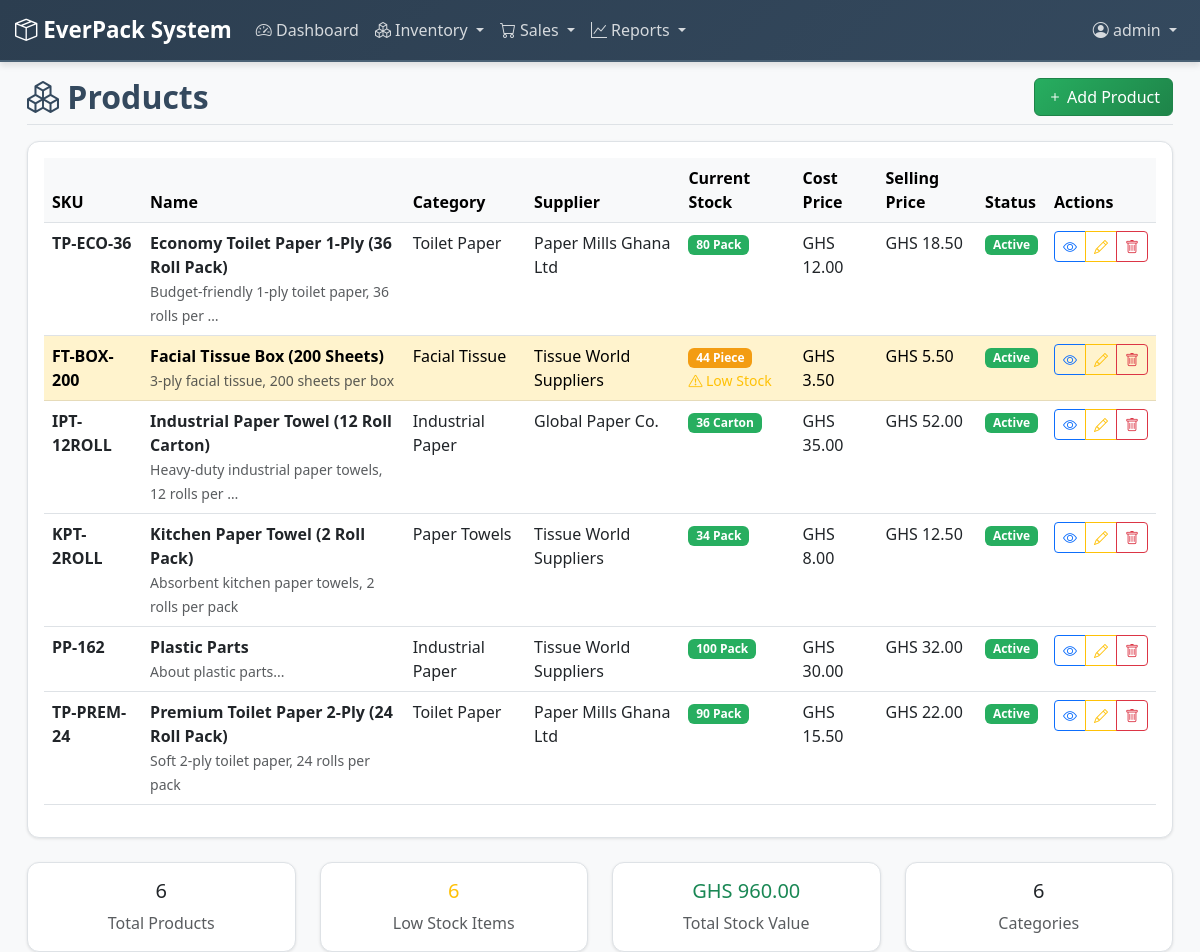
The page /inventory/ (signed in) on the database as committed earlier.
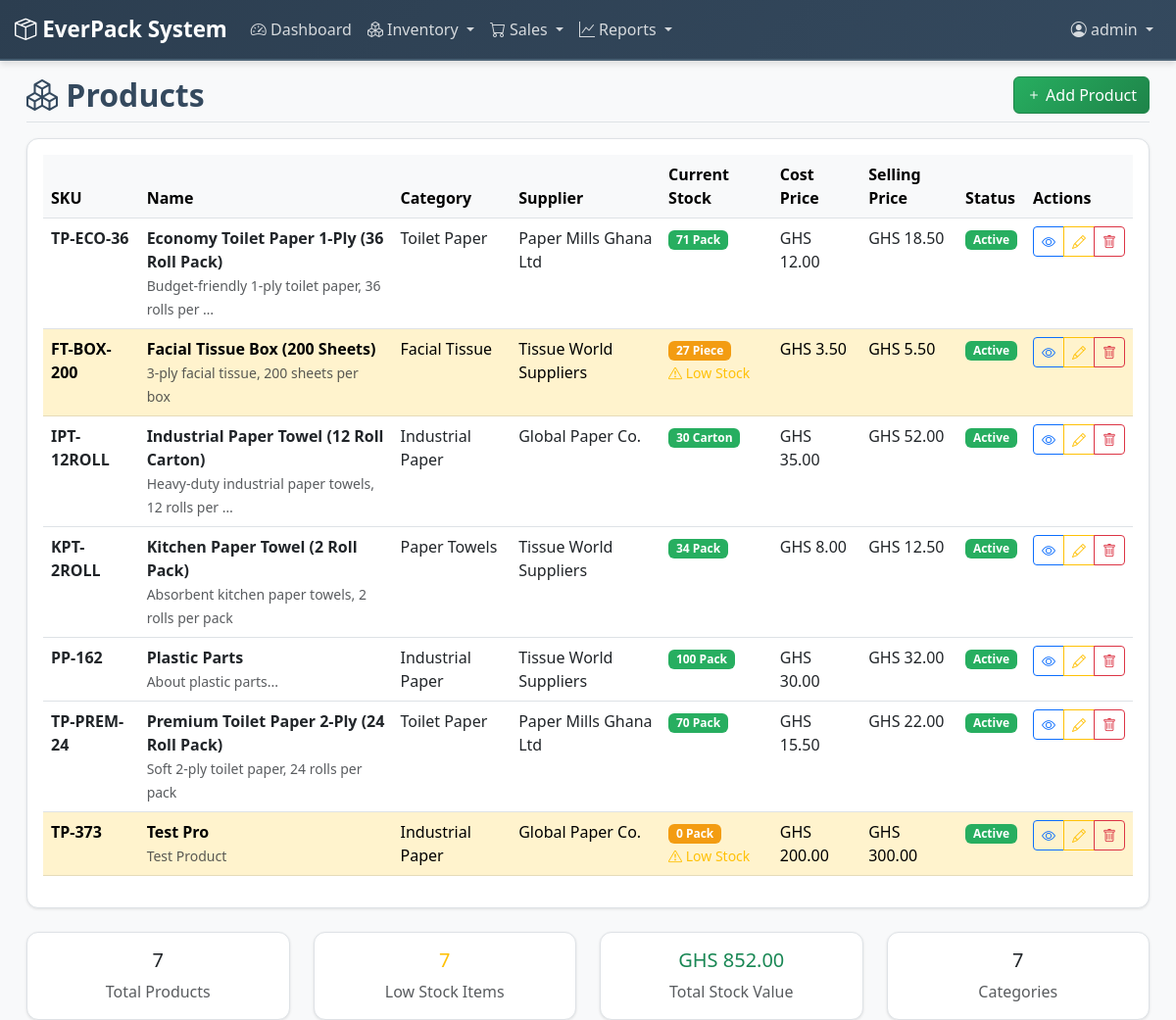
The same page on the database as committed later.
### inventory/models.py (models this page shows, shortened)
class Product(models.Model):
    UNIT_CHOICES = [
        ('PACK', 'Pack'),
        ('CARTON', 'Carton'),
        ('PIECE', 'Piece'),
        ('ROLL', 'Roll'),
    ]
    name = models.CharField(max_length=200)
    description = models.TextField(blank=True)
    category = models.ForeignKey(Category, on_delete=models.CASCADE, related_name='products')
    sku = models.CharField(max_length=50, unique=True, help_text="Stock Keeping Unit")
    barcode = models.CharField(max_length=100, blank=True, null=True)
    unit = models.CharField(max_length=10, choices=UNIT_CHOICES, default='PACK')
    cost_price = models.DecimalField(max_digits=10, decimal_places=2)
    selling_price = models.DecimalField(max_digits=10, decimal_places=2)
    minimum_stock_level = models.PositiveIntegerField(default=10)
    supplier = models.ForeignKey(Supplier, on_delete=models.CASCADE, related_name='products')
    created_at = models.DateTimeField(auto_now_add=True)
    updated_at = models.DateTimeField(auto_now=True)
    is_active = models.BooleanField(default=True)
    @property
    def current_stock(self):
        stock_in = self.stock_movements.filter(movement_type='IN').aggregate(
            total=models.Sum('quantity'))['total'] or 0
        stock_out = self.stock_movements.filter(movement_type='OUT').aggregate(
            total=models.Sum('quantity'))['total'] or 0
        return stock_in - stock_out
    @property
    def stock_value(self):
        return self.current_stock * self.cost_price
    @property
    def is_low_stock(self):
        return self.current_stock <= self.minimum_stock_level
    class Meta:
        ordering = ['name']

class Category(models.Model):
    name = models.CharField(max_length=100, unique=True)
    description = models.TextField(blank=True)
    created_at = models.DateTimeField(auto_now_add=True)
    class Meta:
        ordering = ['name']
        verbose_name_plural = 'Categories'

class Supplier(models.Model):
    name = models.CharField(max_length=200)
    contact_person = models.CharField(max_length=100)
    phone = models.CharField(max_length=20)
    email = models.EmailField(blank=True, null=True)
    address = models.TextField()
    created_at = models.DateTimeField(auto_now_add=True)
    updated_at = models.DateTimeField(auto_now=True)
    is_active = models.BooleanField(default=True)
    class Meta:
        ordering = ['name']

### inventory/views.py (the view)
# urls.py: path('', views.ProductListView.as_view(), name='product_list'),
class ProductListView(LoginRequiredMixin, ListView):
    model = Product
    template_name = 'inventory/product_list.html'
    context_object_name = 'products'

### accounts/templatetags/role_tags.py (called while the page is built, shortened)
@register.filter
def get_user_role(user):
    if not user or not user.is_authenticated:
        return None
    if user.is_superuser:
        return 'admin'

@register.simple_tag
def can_access_app(user, app_name):
    role = get_user_role(user)
    role_permissions = {
        'admin': ['dashboard', 'inventory', 'sales', 'reports', 'accounts'],
        'manager': ['dashboard', 'inventory', 'sales', 'reports', 'accounts'],
        'sales_rep': ['dashboard', 'inventory', 'sales']
    }
    if not role or role not in role_permissions:
        return False
    return app_name in role_permissions[role]

@register.simple_tag
def can_perform_action(user, action):
    role = get_user_role(user)
    role_actions = {
        'admin': ['view', 'add', 'change', 'delete'],
        'manager': ['view', 'add', 'change'],
        'sales_rep': ['view', 'add', 'change']
    }
    if not role or role not in role_actions:
        return False
    return action in role_actions[role]

### templates/inventory/product_list.html (shortened to what the changed rows need)
{% extends 'base.html' %}
{% block page_title %}
    <i class="bi bi-boxes"></i> Products
{% endblock %}
{% block content %}
<div class="card">
    <div class="card-body">
        <div class="table-responsive">
            <table class="table table-hover">
                <thead class="table-light">
                    <tr>
                        <th>SKU</th>
                        <th>Name</th>
                        <th>Category</th>
                        <th>Supplier</th>
                        <th>Current Stock</th>
                        <th>Cost Price</th>
                        <th>Selling Price</th>
                        <th>Status</th>
                        <th>Actions</th>
                    </tr>
                </thead>
                <tbody>
                    {% for product in products %}
                    <tr {% if product.is_low_stock %}class="table-warning"{% endif %}>
                        <td><strong>{{ product.sku }}</strong></td>
                        <td>
                            <div>
                                <strong>{{ product.name }}</strong><br>
                                <small class="text-muted">{{ product.description|truncatechars:50 }}</small>
                            </div>
                        </td>
                        <td>{{ product.category.name }}</td>
                        <td>{{ product.supplier.name }}</td>
                        <td>
                            <span class="badge {% if product.is_low_stock %}bg-warning{% elif product.current_stock == 0 %}bg-danger{% else %}bg-success{% endif %}">
                                {{ product.current_stock }} {{ product.get_unit_display }}
                            </span>
                            {% if product.is_low_stock %}
                                <br><small class="text-warning"><i class="bi bi-exclamation-triangle"></i> Low Stock</small>
                            {% endif %}
                        </td>
                        <td>GHS {{ product.cost_price }}</td>
                        <td>GHS {{ product.selling_price }}</td>
                        <td>
                            {% if product.is_active %}
                                <span class="badge bg-success">Active</span>
                            {% else %}
                                <span class="badge bg-secondary">Inactive</span>
                            {% endif %}
                        </td>
                        <td>
                            <div class="btn-group btn-group-sm" role="group">
                                <a href="{% url 'inventory:product_detail' product.pk %}" class="btn btn-outline-primary" title="View">
                                    <i class="bi bi-eye"></i>
                                </a>
                                <a href="{% url 'inventory:product_edit' product.pk %}" class="btn btn-outline-warning" title="Edit">
                                    <i class="bi bi-pencil"></i>
                                </a>
                                <a href="{% url 'inventory:product_delete' product.pk %}" class="btn btn-outline-danger" title="Delete" onclick="return confirmDelete(event, 'product', '{{ product.name }}')">
                                    <i class="bi bi-trash"></i>
                                </a>
                            </div>
                        </td>
                    </tr>
                    {% endfor %}
                </tbody>
            </table>
        </div>
    </div>
</div>
<div class="row mt-4">
    <div class="col-md-3">
        <div class="card text-center">
            <div class="card-body">
                <h5 class="card-title">{{ products|length }}</h5>
                <p class="card-text text-muted">Total Products</p>
            </div>
        </div>
    </div>
    <div class="col-md-3">
        <div class="card text-center">
            <div class="card-body">
                <h5 class="card-title text-warning">
                    {{ products|length }}
                </h5>
                <p class="card-text text-muted">Low Stock Items</p>
            </div>
        </div>
    </div>
    <div class="col-md-3">
        <div class="card text-center">
            <div class="card-body">
                <h5 class="card-title text-success">
                    {% for product in products %}
                        {% if forloop.first %}GHS {{ product.stock_value|default:"0.00" }}{% endif %}
                    {% empty %}
                        GHS 0.00
                    {% endfor %}
                </h5>
                <p class="card-text text-muted">Total Stock Value</p>
            </div>
        </div>
    </div>
    <div class="col-md-3">
        <div class="card text-center">
            <div class="card-body">
                <h5 class="card-title">
                    {% regroup products by category as category_list %}
                    {{ category_list|length }}
                </h5>
                <p class="card-text text-muted">Categories</p>
            </div>
        </div>
    </div>
</div>
{% endblock %}

Rows that differ between the two databases and show on the page:
computed for Product "TP-ECO-36": current_stock "80" → "71"; stock_value "960.00" → "852.00"
computed for Product "FT-BOX-200": current_stock "44" → "27"
computed for Product "IPT-12ROLL": current_stock "36" → "30"
computed for Product "TP-PREM-24": current_stock "90" → "70"
added Product: sku "TP-373", name "Test Pro", description "Test Product", category.name "Industrial Paper", supplier.name "Global Paper Co.", current_stock "0", unit "Pack", minimum_stock_level 10 (drawn), cost_price "200.00", selling_price "300.00", is_active "Active", shown under "Products"
Other text that changed with them:
{{ products|length }}: "6" → "7"
{{ category_list|length }}: "6" → "7"
